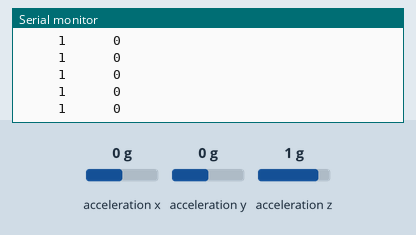
The sketch below on a simulated Arduino Zero (SAMD21). Parts: the last lines printed to the serial monitor. Wiring (inferred from the names in the program): MPU-6050 motion sensor at I2C address 0x68. Inputs (shaded band) come from the test bench; at power-on: acceleration y 0 g, acceleration x 0 g, acceleration z 1 g.

Above: at 6.3 s.
6.4 s: acceleration y set to -0.1 g
At 7.3 s:
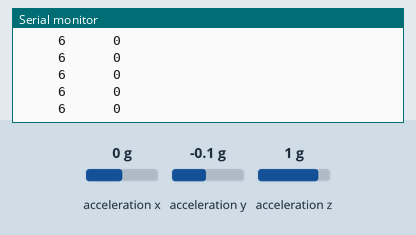
7.9 s: acceleration y set to 0.2 g
At 8.5 s:
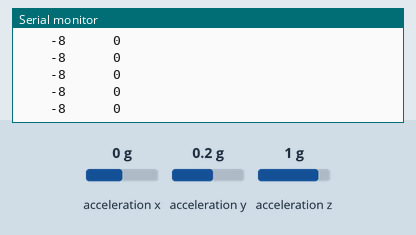
Timing chart, 0 to 10.4 s (numbered marks = the images above; inputs shaded):
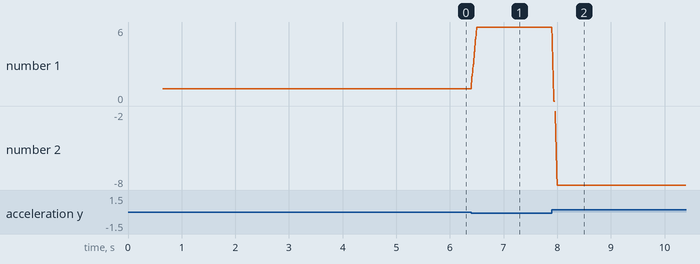

Measured:
- the behaviour switches between 0 and 0.1 g on acceleration y (found by bisection; images 1 and 2)
- after the input at 6.4 s, the serial monitor: prints a new line at once (image 1)
- after the input at 7.9 s, the serial monitor: prints a new line at once (image 2)
- plotted number 1: 1 → 6 after the input at 6.4 s

The sketch:

Acce_1ch_M0.ino
```cpp
#include <Wire.h>
#include <Math.h>

#define ACCE_REG_ADDR 0x3B
#define MV_SIZE 10
#define WAIT_SAMPLE 50
#define DELAY_MS 10
#define MAX_ANGLE 180
#define MIN_ANGLE 0
#define MAX_VALUE 32768.0 // 2^16

typedef uint8_t indexType; // !!!!!!! WORKS WHEN MV_SIZE < 255 !!!!!!!

char buffer[100];
int mv_arrayX[MV_SIZE];

struct MPUData{
  int addr;
  indexType pointer = 0;
  int16_t x_array[MV_SIZE];
  int16_t y_array[MV_SIZE];
  int16_t z_array[MV_SIZE];
  int16_t offset_array[3];
  float average_array[3];
  float roll_pitch[2];
} mpu_1;

void setup() {
  Wire.begin();
  SerialUSB.begin(115200);

  // Set address
  mpu_1.addr = 0x68;

  // Init MPUs
  initMPU(&mpu_1);

  // Set offsets
  int16_t offset_1[3] = {192, 516, -1993};
  memcpy(mpu_1.offset_array, offset_1, sizeof offset_1);

  // Read some samples
  SerialUSB.println("Waiting for MPU to stablize...");
  for (indexType i = 0; i < WAIT_SAMPLE; i++) {
    readOnce(&mpu_1);
    delay(DELAY_MS);
  }

  // Gather initial value
  SerialUSB.println("Getting initial value...");
  for (indexType i = 0; i < MV_SIZE; i++) {
    readOnce(&mpu_1);
    delay(DELAY_MS);
  }

  calculateAverage(&mpu_1);

  sprintf(buffer, "Initial value 1: %6d %6d %6d\n", mpu_1.average_array[0], mpu_1.average_array[1], mpu_1.average_array[2]);
  SerialUSB.print(buffer);

  //while (true);
}

void loop() {

  int  x = 0;
  while (true) {
    readOnce(&mpu_1);
    calculateAverage(&mpu_1);
    calculateOrientation(&mpu_1);

    //if (mpu_1.pointer == 0) {
      sprintf(buffer, "%6d %6d\n", (int)mpu_1.roll_pitch[0], (int)mpu_1.roll_pitch[1]);
      //sprintf(buffer,
      //  "%6d %6d %6d %6d %6d\n",
      //  elbow_angle,
      //  (int)mpu_1.roll_pitch[0],
      //  (int)mpu_1.roll_pitch[1],
      //  (int)mpu_2.roll_pitch[0],
      //  (int)mpu_2.roll_pitch[1]);

      SerialUSB.println(buffer);
    //}
    delay(DELAY_MS);
  }
}

void initMPU(struct MPUData *mpu) {
  Wire.beginTransmission(mpu->addr);
  Wire.write(0x6B);  // PWR_MGMT_1 register
  Wire.write(0);     // set to zero (wakes up the MPU-6050)
  Wire.endTransmission(true);
}

int readOnce(struct MPUData *mpu) {
  Wire.beginTransmission(mpu->addr);
  Wire.write(ACCE_REG_ADDR);  // starting with register 0x3D (ACCEL_YOUT_H)
  Wire.endTransmission(false);
  Wire.requestFrom(mpu->addr, 6, true);  // request a total of 6 registers

  mpu->x_array[mpu->pointer] = Wire.read()<<8|Wire.read();  // 0x3B (ACCEL_XOUT_H) & 0x3C (ACCEL_XOUT_L)
  mpu->y_array[mpu->pointer] = Wire.read()<<8|Wire.read();  // 0x3D (ACCEL_YOUT_H) & 0x3E (ACCEL_YOUT_L)
  mpu->z_array[mpu->pointer] = Wire.read()<<8|Wire.read();  // 0x3F (ACCEL_ZOUT_H) & 0x40 (ACCEL_ZOUT_L)

  mpu->pointer = (mpu->pointer + 1) % MV_SIZE;
}

int calculateAverage(struct MPUData *mpu) {
  float sums[3] = {0, 0, 0};
  for (indexType i = 0; i < MV_SIZE; i++) {
    sums[0] += mpu->x_array[i];
    sums[1] += mpu->y_array[i];
    sums[2] += mpu->z_array[i];
  }

  mpu->average_array[0] = (sums[0] / MV_SIZE) - mpu->offset_array[0];
  mpu->average_array[1] = (sums[1] / MV_SIZE) - mpu->offset_array[1];
  mpu->average_array[2] = (sums[2] / MV_SIZE) - mpu->offset_array[2];
}


int calculateOrientation(struct MPUData *mpu) {
  // https://stackoverflow.com/questions/3755059/3d-accelerometer-calculate-the-orientation

  float sign = mpu->average_array[2] > 0? 1.0 : -1.0;

  mpu->roll_pitch[0] =
    atan2(
      mpu->average_array[1],
      sign * sqrt(
        mpu->average_array[2]*mpu->average_array[2]
        + 0.001 * mpu->average_array[0] * mpu->average_array[0])
    ) * 180.0 / PI;
  mpu->roll_pitch[1] =
    atan2(
      mpu->average_array[0],
      sqrt(
          mpu->average_array[1]*mpu->average_array[1]
          + mpu->average_array[2]*mpu->average_array[2])
    ) * 180.0 / PI;

  mpu->roll_pitch[0] = - mpu->roll_pitch[0];
//  if (mpu->roll_pitch[0] > 180)
//    mpu->roll_pitch[0] -= 360;
}
```
